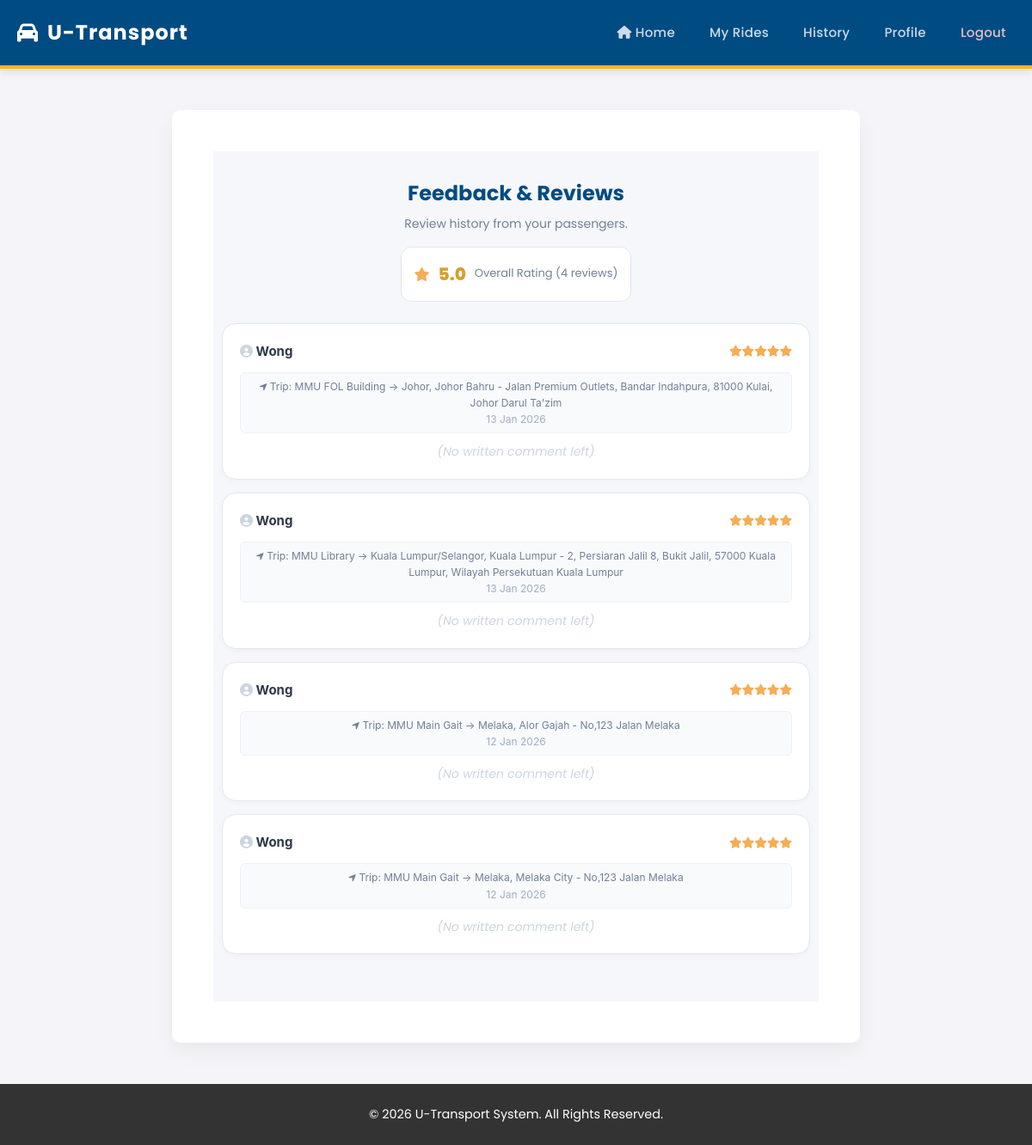
Screenshot of /driver_ratings.php (signed in) with the database file from the repository.
### tables this page shows
CREATE TABLE `reviews` (
  `review_id` int(11) NOT NULL,
  `booking_id` int(11) NOT NULL,
  `passenger_id` varchar(50) NOT NULL,
  `driver_id` int(11) DEFAULT NULL,
  `rating` int(1) NOT NULL CHECK (`rating` >= 1 and `rating` <= 5),
  `comment` text DEFAULT NULL,
  `created_at` timestamp NOT NULL DEFAULT current_timestamp(),
  `reply` text DEFAULT NULL,
  `reply_at` timestamp NULL DEFAULT NULL
);

CREATE TABLE `students` (
  `id` int(11) NOT NULL,
  `name` varchar(100) DEFAULT NULL,
  `student_id` varchar(50) DEFAULT NULL,
  `email` varchar(100) DEFAULT NULL,
  `password` varchar(255) DEFAULT NULL,
  `phone` varchar(20) DEFAULT NULL,
  `gender` varchar(10) DEFAULT 'Male',
  `profile_image` varchar(255) DEFAULT NULL
);

CREATE TABLE `bookings` (
  `id` int(11) NOT NULL,
  `booking_ref` varchar(255) DEFAULT NULL,
  `student_id` varchar(50) NOT NULL,
  `driver_id` int(11) DEFAULT NULL,
  `destination` varchar(255) NOT NULL,
  `date_time` datetime NOT NULL,
  `passengers` int(11) NOT NULL,
  `vehicle_type` varchar(50) DEFAULT NULL,
  `pickup_point` varchar(255) NOT NULL,
  `remark` text DEFAULT NULL,
  `fare` decimal(10,2) DEFAULT 0.00,
  `status` varchar(50) DEFAULT 'Pending',
  `created_at` timestamp NOT NULL DEFAULT current_timestamp(),
  `payment_method` enum('Pending','Cash','DuitNow') DEFAULT 'Pending',
  `payment_status` enum('Unpaid','Paid') DEFAULT 'Unpaid'
);

### driver_ratings.php (the view, shortened to what this page needs)
<?php
include "db_connect.php";
$driver_id = $_SESSION['driver_id'];
$ratings = [];
$stmt = $conn->prepare("
    SELECT
        r.rating,
        r.comment,
        r.created_at,
        s.name AS passenger_name,
        b.pickup_point,
        b.destination
    FROM reviews r
    LEFT JOIN students s ON r.passenger_id = s.student_id
    LEFT JOIN bookings b ON r.booking_id = b.id
    WHERE r.driver_id = ?
    ORDER BY r.created_at DESC
");
if ($stmt) {
    $stmt->bind_param("i", $driver_id);
    $stmt->execute();
    $result = $stmt->get_result();
    while ($row = $result->fetch_assoc()) {
        $ratings[] = $row;
    }
}
include "header.php";
?>
<div class="ratings-wrapper">
    <div class="ratings-header">
        <h1>Feedback & Reviews</h1>
        <p>Review history from your passengers.</p>
        <?php if (count($ratings) > 0): ?>
            <?php
            $total = 0; foreach ($ratings as $r) $total += (int)$r['rating'];
            $avg = $total / count($ratings);
            ?>
            <div class="avg-rating-box">
                <i class="fa-solid fa-star" style="color:#f6ad55;"></i>
                <span class="avg-score"><?php echo number_format($avg, 1); ?></span>
                <span style="color:#718096; font-size:13px;">Overall Rating (<?php echo count($ratings); ?> reviews)</span>
            </div>
        <?php endif; ?>
    </div>
    <div class="ratings-list">
        <?php if (empty($ratings)): ?>
            <div class="empty-state">
                <i class="fa-regular fa-face-meh" style="font-size: 48px; margin-bottom: 10px;"></i>
                <p>No ratings yet.</p>
            </div>
        <?php else: ?>
            <?php foreach ($ratings as $row): ?>
                <div class="rating-item">
                    <div class="ri-top">
                        <div class="ri-name">
                            <i class="fa-solid fa-user-circle" style="color:#cbd5e0;"></i>
                            <?php echo htmlspecialchars($row['passenger_name'] ?? 'Anonymous Student'); ?>
                        </div>
                        <div class="ri-stars">
                            <?php
                            $stars = (int)$row['rating'];
                            for ($i = 0; $i < $stars; $i++) echo '<i class="fa-solid fa-star"></i>';
                            ?>
                        </div>
                    </div>
                    <div class="ri-route">
                        <i class="fa-solid fa-location-arrow" style="font-size: 10px;"></i>
                        Trip: <?php echo htmlspecialchars($row['pickup_point']); ?> → <?php echo htmlspecialchars($row['destination']); ?>
                        <div class="ri-date"><?php echo date("d M Y", strtotime($row['created_at'])); ?></div>
                    </div>
                    <div class="ri-comment">
                        <?php if (!empty($row['comment'])): ?>
                            "<?php echo nl2br(htmlspecialchars($row['comment'])); ?>"
                        <?php else: ?>
                            <span style="color: #cbd5e0;">(No written comment left)</span>
                        <?php endif; ?>
                    </div>
                </div>
            <?php endforeach; ?>
        <?php endif; ?>
    </div>
</div>
<?php include "footer.php"; ?>

### style.css (style rules this page uses)
:root { --primary-color: #005A9C; --primary-dark: #004170; --secondary-color: #FDB813; --light-gray: #f4f4f9; --dark-gray: #333; --white-color: #ffffff; --shadow: 0 4px 6px rgba(0,0,0,0.1); }
* { margin: 0; padding: 0; box-sizing: border-box; }
body { font-family: 'Segoe UI', Tahoma, Geneva, Verdana, sans-serif; background-color: var(--light-gray); color: var(--dark-gray); line-height: 1.6; display: flex; flex-direction: column; min-height: 100vh; padding-bottom: 0; }
html { height: 100%; }
.content-area p { font-size: 1.1rem; color: #666; margin-bottom: 2.5rem; }

### header.php (style rules this page uses)
body { font-family: 'Poppins', sans-serif !important; user-select: none; -webkit-user-select: none; cursor: default; padding-top: 80px; margin: 0; }
h1, h2, h3, h4, h5, h6, p, span, label, a, li, button, .swal2-popup { font-family: 'Poppins', sans-serif !important; }

### driver_ratings.php (style rules this page uses)
.ratings-wrapper { min-height: calc(100vh - 160px); padding: 30px 10px 40px; max-width: 800px; margin: 0 auto; background: #f5f7fb; font-family: 'Inter', sans-serif; }
.ratings-header { margin-bottom: 25px; }
.ratings-header h1 { margin: 0; font-size: 24px; font-weight: 700; color: #004b82; }
.ratings-header p { margin: 5px 0 0; font-size: 14px; color: #718096; }
.avg-rating-box { background: white; padding: 15px; border-radius: 12px; border: 1px solid #e2e8f0; display: inline-flex; align-items: center; gap: 10px; margin-top: 15px; }
.avg-score { font-size: 20px; font-weight: 800; color: #d69e2e; }
.rating-item { background: white; border-radius: 16px; padding: 20px; margin-bottom: 15px; border: 1px solid #e2e8f0; box-shadow: 0 2px 8px rgba(0,0,0,0.03); }
.ri-top { display: flex; justify-content: space-between; align-items: center; margin-bottom: 12px; }
.ri-name { font-weight: 700; color: #2d3748; font-size: 15px; }
.ri-date { font-size: 12px; color: #a0aec0; }
.ri-stars { color: #f6ad55; font-size: 13px; }
.ri-route { font-size: 12px; color: #718096; background: #f8fafc; padding: 6px 12px; border-radius: 6px; margin-bottom: 10px; border: 1px solid #edf2f7; }
.ri-comment { font-size: 14px; color: #4a5568; line-height: 1.6; font-style: italic; color: #2d3748; }

### rows the page displays
reviews: students.name "Wong", rating 5 (drawn), booking.pickup_point "MMU FOL Building", booking.destination "Johor, Johor Bahru - Jalan Premium Outlets, Bandar Indahpura, 81000 Kulai, Johor Darul Ta'zim", created_at "13 Jan 2026", comment "(No written comment left)"
reviews: students.name "Wong", rating 5 (drawn), booking.pickup_point "MMU Library", booking.destination "Kuala Lumpur/Selangor, Kuala Lumpur - 2, Persiaran Jalil 8, Bukit Jalil, 57000 Kuala Lumpur, Wilayah Persekutuan Kuala Lumpur", created_at "13 Jan 2026", comment "(No written comment left)"
reviews: students.name "Wong", rating 5 (drawn), booking.pickup_point "MMU Main Gait", booking.destination "Melaka, Alor Gajah - No,123 Jalan Melaka", created_at "12 Jan 2026", comment "(No written comment left)"
reviews: students.name "Wong", rating 5 (drawn), booking.pickup_point "MMU Main Gait", booking.destination "Melaka, Melaka City - No,123 Jalan Melaka", created_at "12 Jan 2026", comment "(No written comment left)"

### other values shown
$avg "5.0"
count($ratings) "4"
